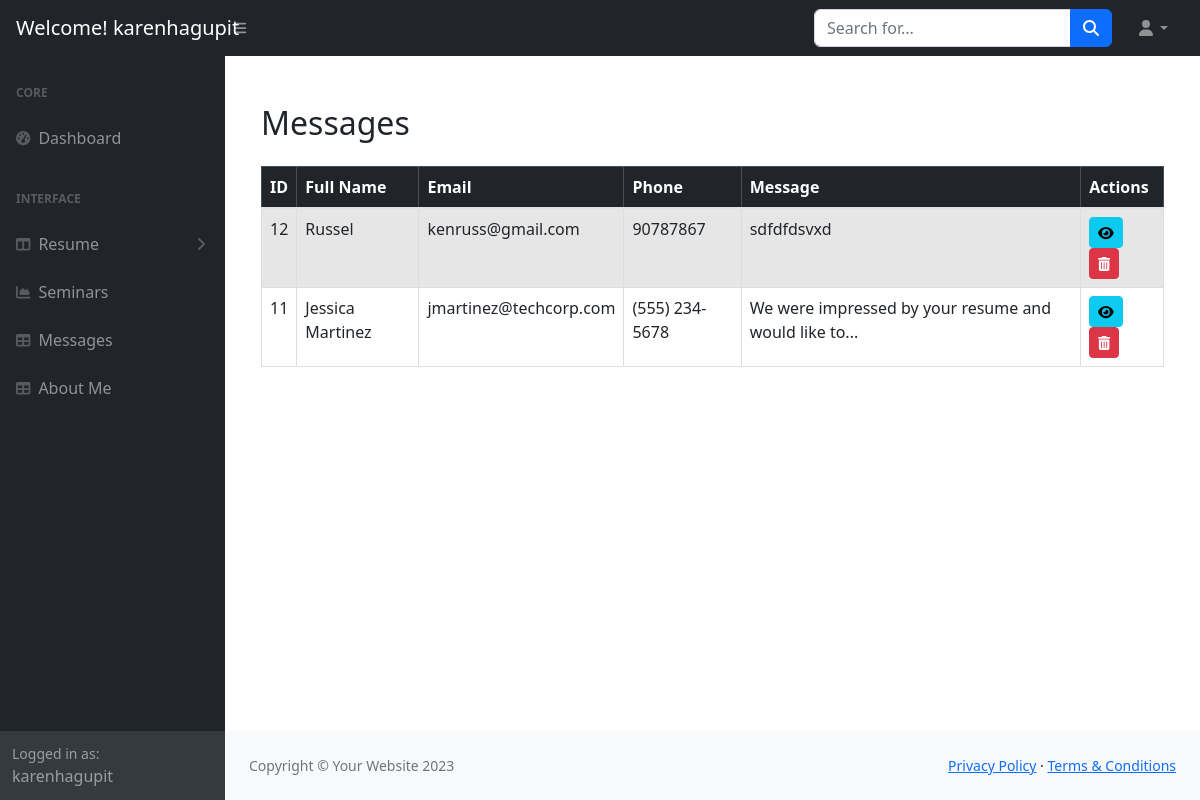
The page /dashboard/dashboard/message.php (signed in) on the database its author committed.
### tables this page shows
CREATE TABLE `contact` (
  `id` int(11) NOT NULL,
  `full_name` varchar(100) NOT NULL,
  `email_address` varchar(100) NOT NULL,
  `phone_number` varchar(20) DEFAULT NULL,
  `message` text DEFAULT NULL
);

### dashboard/dashboard/message.php (the view, shortened to what this page needs)
<?php
$servername = "localhost";
$username = "u734514591_kenruss";
$password = "RUSSken0617";
$dbname = "u734514591_kenruss";
$conn = new mysqli($servername, $username, $password, $dbname);
function getAllMessages($conn) {
    $sql = "SELECT * FROM contact ORDER BY id DESC";
    $result = $conn->query($sql);
    return $result->fetch_all(MYSQLI_ASSOC);
}
$messages = getAllMessages($conn);
?>
<?php
$username = $_SESSION['user'];
?>
<!DOCTYPE html>
<html lang="en">
    <head>
        <link href="https://cdn.jsdelivr.net/npm/simple-datatables@7.1.2/dist/style.min.css" rel="stylesheet" />
        <link rel="stylesheet" href="https://maxcdn.bootstrapcdn.com/bootstrap/4.5.2/css/bootstrap.min.css">
        <link href="css/styles.css" rel="stylesheet" />
    </head>
    <body class="sb-nav-fixed">
        <nav class="sb-topnav navbar navbar-expand navbar-dark bg-dark">
            <a class="navbar-brand ps-3" href="index.html">Welcome! <?php echo htmlspecialchars($username); ?></h1></a>
            <button class="btn btn-link btn-sm order-1 order-lg-0 me-4 me-lg-0" id="sidebarToggle" href="#!"><i class="fas fa-bars"></i></button>
            <form class="d-none d-md-inline-block form-inline ms-auto me-0 me-md-3 my-2 my-md-0">
                <div class="input-group">
                    <input class="form-control" type="text" placeholder="Search for..." aria-label="Search for..." aria-describedby="btnNavbarSearch" />
                    <button class="btn btn-primary" id="btnNavbarSearch" type="button"><i class="fas fa-search"></i></button>
                </div>
            </form>
            <ul class="navbar-nav ms-auto ms-md-0 me-3 me-lg-4">
                <li class="nav-item dropdown">
                    <a class="nav-link dropdown-toggle" id="navbarDropdown" href="#" role="button" data-bs-toggle="dropdown" aria-expanded="false"><i class="fas fa-user fa-fw"></i></a>
                </li>
            </ul>
        </nav>
        <div id="layoutSidenav">
            <div id="layoutSidenav_nav">
                <nav class="sb-sidenav accordion sb-sidenav-dark" id="sidenavAccordion">
                    <div class="sb-sidenav-menu">
                        <div class="nav">
                            <div class="sb-sidenav-menu-heading">Core</div>
                            <a class="nav-link" href="dashboard.php">
                                <div class="sb-nav-link-icon"><i class="fas fa-tachometer-alt"></i></div>
                                Dashboard
                            </a>
                            <div class="sb-sidenav-menu-heading">Interface</div>
                            <a class="nav-link collapsed" href="#" data-bs-toggle="collapse" data-bs-target="#collapseLayouts" aria-expanded="false" aria-controls="collapseLayouts">
                                <div class="sb-nav-link-icon"><i class="fas fa-columns"></i></div>
                                Resume
                                <div class="sb-sidenav-collapse-arrow"><i class="fas fa-angle-down"></i></div>
                            </a>
                            <a class="nav-link" href="dash_seminar.php">
                                <div class="sb-nav-link-icon"><i class="fas fa-chart-area"></i></div>
                                Seminars
                            </a>
                            <a class="nav-link" href="message.php">
                                <div class="sb-nav-link-icon"><i class="fas fa-table"></i></div>
                                Messages
                            </a>
                            <a class="nav-link" href="dash_about.php">
                                <div class="sb-nav-link-icon"><i class="fas fa-table"></i></div>
                                About Me
                            </a>
                        </div>
                    </div>
                    <div class="sb-sidenav-footer">
                        <div class="small">Logged in as:</div>
                        <?php echo htmlspecialchars($username); ?>
                    </div>
                </nav>
            </div>
            <div id="layoutSidenav_content">
                <main>
                    <div class="container-fluid px-4">
                        <div class="container mt-5">
        <h2 class="mb-4">Messages</h2>
        <table class="table table-striped table-hover table-responsive-sm">
            <thead class="table-dark">
                <tr>
                    <th>ID</th>
                    <th>Full Name</th>
                    <th>Email</th>
                    <th>Phone</th>
                    <th>Message</th>
                    <th>Actions</th>
                </tr>
            </thead>
            <tbody>
                <?php foreach ($messages as $message): ?>
                <tr>
                    <td><?php echo htmlspecialchars($message['id']); ?></td>
                    <td><?php echo htmlspecialchars($message['full_name']); ?></td>
                    <td><?php echo htmlspecialchars($message['email_address']); ?></td>
                    <td><?php echo htmlspecialchars($message['phone_number']); ?></td>
                    <td><?php
                        $fullMessage = htmlspecialchars($message['message']);
                        $words = str_word_count($fullMessage, 1);
                        $limitedMessage = implode(' ', array_slice($words, 0, 10));
                        echo $limitedMessage;
                        if (count($words) > 10) {
                            echo '...';
                        }
                    ?></td>
                    <td>
                        <button class="btn btn-info btn-sm" onclick="viewMessage(<?php echo htmlspecialchars(json_encode($message)); ?>)">
                            <i class="fas fa-eye"></i>
                        </button>
                        <a href="?action=delete&id=<?php echo $message['id']; ?>" class="btn btn-danger btn-sm" onclick="return confirm('Are you sure you want to delete this message?')">
                            <i class="fas fa-trash-alt"></i>
                        </a>
                    </td>
                </tr>
                <?php endforeach; ?>
            </tbody>
        </table>
    </div>
</body>
</html>
                <footer class="py-4 bg-light mt-auto">
                    <div class="container-fluid px-4">
                        <div class="d-flex align-items-center justify-content-between small">
                            <div class="text-muted">Copyright &copy; Your Website 2023</div>
                            <div>
                                <a href="#">Privacy Policy</a>
                                &middot;
                                <a href="#">Terms &amp; Conditions</a>
                            </div>
                        </div>
                    </div>
                </footer>
    </body>
</html>

### dashboard/dashboard/message.php (style rules this page uses)
table { border-collapse: collapse; width: 100%; }
th, td { border: 1px solid #ddd; padding: 8px; text-align: left; }
th { background-color: #f2f2f2; }

### rows shown on the page
contact: id "12", full_name "Russel", email_address "kenruss@gmail.com", phone_number "90787867", message "sdfdfdsvxd"
contact: id "11", full_name "Jessica Martinez", email_address "jmartinez@techcorp.com", phone_number "(555) 234-5678", message "We were impressed by your resume and would like to"

### other values the page prints
$username "karenhagupit"
